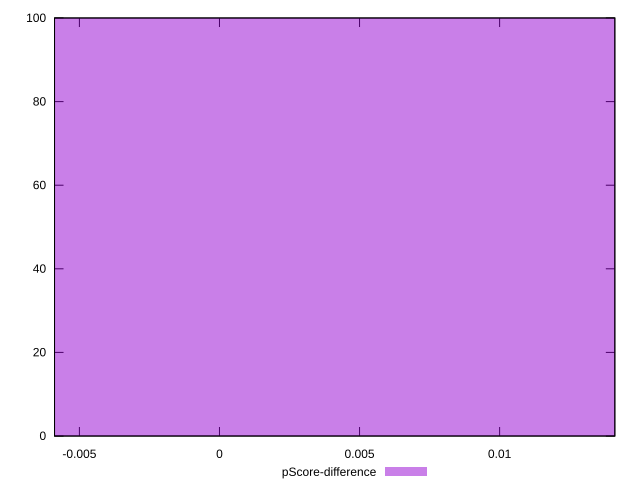

Generate this figure with gnuplot:
reset

$pScoreDifference <<EOF
0 100
EOF

set key outside below
set boxwidth 0.1
set xrange [-0.005887832663253869:0.014112167336746131]
set yrange [0:100]
set trange [0:100]
set style fill transparent solid 0.5 noborder
set terminal svg size 640, 490 enhanced background rgb 'white'
set output "reports/report_00030_2021-02-24T20-42-31.540Z/dom-size/samples/agenda/pScore-difference/histogram.svg"

plot $pScoreDifference title "pScore-difference" with boxes

reset
